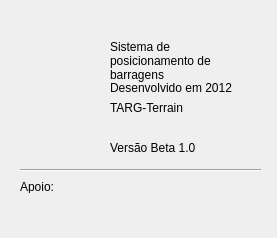
<?xml version="1.0" encoding="UTF-8"?>
<ui version="4.0">
 <class>Dialog</class>
 <widget class="QDialog" name="Dialog">
  <property name="geometry">
   <rect>
    <x>0</x>
    <y>0</y>
    <width>277</width>
    <height>238</height>
   </rect>
  </property>
  <property name="windowTitle">
   <string>Dialog</string>
  </property>
  <widget class="QLabel" name="label">
   <property name="geometry">
    <rect>
     <x>110</x>
     <y>0</y>
     <width>131</width>
     <height>121</height>
    </rect>
   </property>
   <property name="text">
    <string>Sistema de posicionamento de barragens</string>
   </property>
   <property name="wordWrap">
    <bool>true</bool>
   </property>
  </widget>
  <widget class="QLabel" name="label_2">
   <property name="geometry">
    <rect>
     <x>110</x>
     <y>80</y>
     <width>131</width>
     <height>16</height>
    </rect>
   </property>
   <property name="text">
    <string>Desenvolvido em 2012</string>
   </property>
  </widget>
  <widget class="QLabel" name="label_3">
   <property name="geometry">
    <rect>
     <x>110</x>
     <y>140</y>
     <width>101</width>
     <height>16</height>
    </rect>
   </property>
   <property name="text">
    <string>Versão Beta 1.0</string>
   </property>
  </widget>
  <widget class="Line" name="line">
   <property name="geometry">
    <rect>
     <x>20</x>
     <y>160</y>
     <width>241</width>
     <height>20</height>
    </rect>
   </property>
   <property name="orientation">
    <enum>Qt::Horizontal</enum>
   </property>
  </widget>
  <widget class="QLabel" name="label_4">
   <property name="geometry">
    <rect>
     <x>110</x>
     <y>100</y>
     <width>121</width>
     <height>16</height>
    </rect>
   </property>
   <property name="text">
    <string>TARG-Terrain</string>
   </property>
  </widget>
  <widget class="QLabel" name="label_5">
   <property name="geometry">
    <rect>
     <x>20</x>
     <y>180</y>
     <width>46</width>
     <height>13</height>
    </rect>
   </property>
   <property name="text">
    <string>Apoio:</string>
   </property>
  </widget>
  <widget class="QLabel" name="label_6">
   <property name="geometry">
    <rect>
     <x>60</x>
     <y>180</y>
     <width>71</width>
     <height>61</height>
    </rect>
   </property>
   <property name="text">
    <string/>
   </property>
   <property name="pixmap">
    <pixmap>../imagens/brasaoUFVPequeno.png</pixmap>
   </property>
  </widget>
 </widget>
 <resources/>
 <connections/>
</ui>
